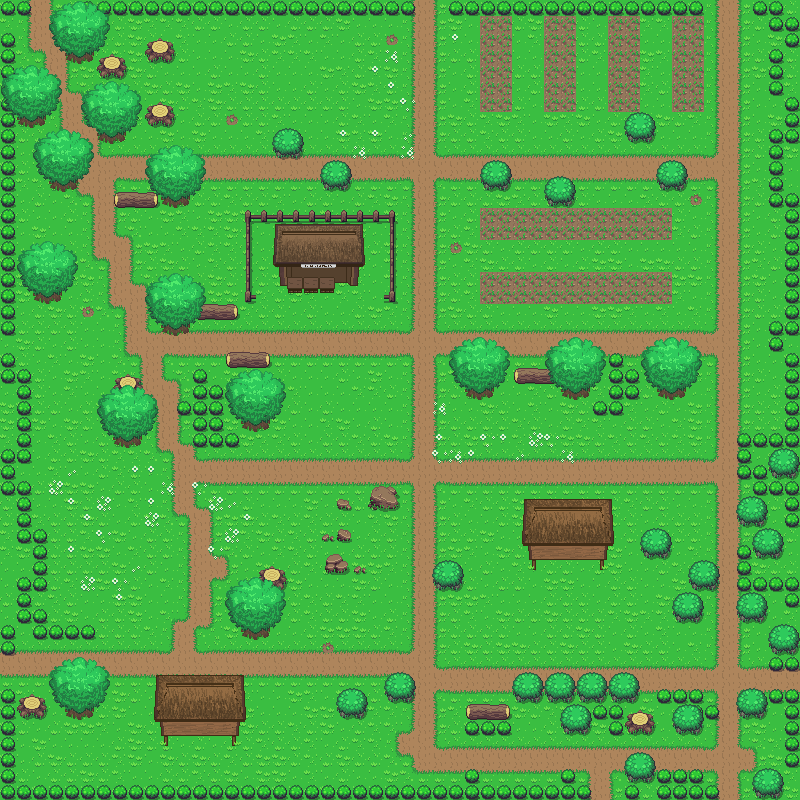

This is a level from a 2D game, rendered from its Tiled map with the project's own tilesets. A one-line summary and the map file follow, with tile-layer data summarised:
An orthogonal 50x50 tile map with 16x16 px tiles, 5 tile layers (Tile Layer 1, Rocks, Plants, Tile Layer 4, ...), 2 tilesets.

<map version="1.0" tiledversion="1.0.2" orientation="orthogonal" renderorder="left-down" width="50" height="50" tilewidth="16" tileheight="16" nextobjectid="1">
 <properties>
  <property name="unity:sortingLayerName" value="AbovePlayer" />
 </properties>
 <tileset firstgid="1" source="../../Tileset/Overworld.tsx" />
 <tileset firstgid="1729" source="../../Tileset/Building.tsx" />
 <layer name="Tile Layer 1" width="50" height="50">
  <data>[2500 cells, 2500 non-empty, 20 distinct tile ids]</data>
 </layer>
 <layer name="Rocks" width="50" height="50">
  <data>[2500 cells, 195 non-empty, 22 distinct tile ids]</data>
 </layer>
 <layer name="Plants" width="50" height="50">
  <data>[2500 cells, 236 non-empty, 12 distinct tile ids]</data>
 </layer>
 <layer name="Tile Layer 4" width="50" height="50">
  <data>[2500 cells, 60 non-empty, 39 distinct tile ids]</data>
 </layer>
 <layer name="AbovePlayer" width="50" height="50">
  <data>[2500 cells, 295 non-empty, 50 distinct tile ids]</data>
 </layer>
</map>
